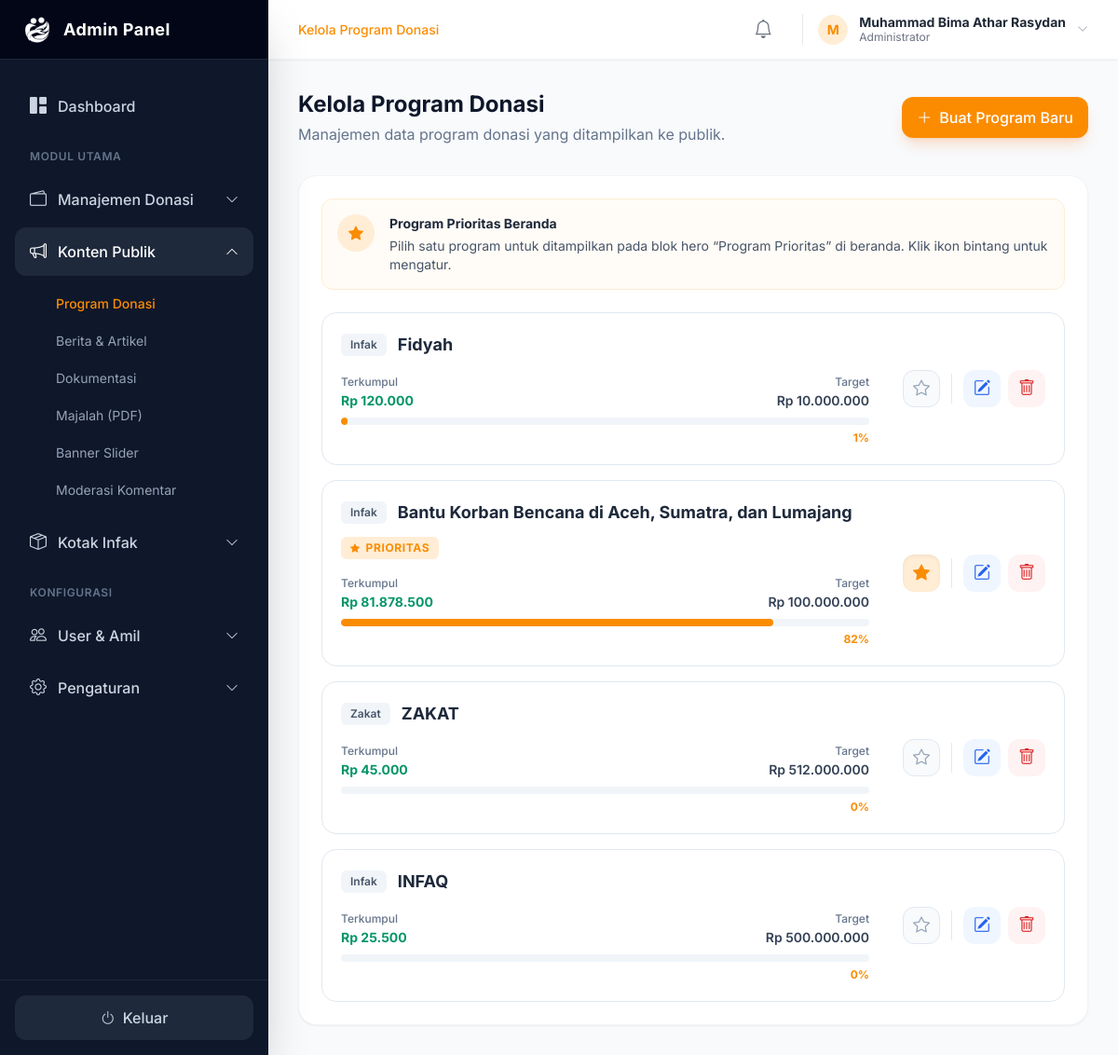
/admin/kelola_program.php (signed in), run on the app's committed database.
### tables this page shows
CREATE TABLE `program` (
  `id` int(11) NOT NULL,
  `nama_program` varchar(255) NOT NULL,
  `slug` varchar(255) DEFAULT NULL,
  `deskripsi` text NOT NULL,
  `kategori` enum('Infak','Zakat') NOT NULL DEFAULT 'Infak',
  `metode_pembayaran_ids` text DEFAULT NULL,
  `pilar` enum('PILAR PENDIDIKAN','PILAR DAKWAH','PILAR KESEHATAN','PILAR EKONOMI','PILAR SOSIAL KEMANUSIAAN','PROGRAM RUTIN') DEFAULT NULL,
  `gambar` varchar(255) DEFAULT 'placeholder.png',
  `target_donasi` decimal(15,2) NOT NULL DEFAULT 0.00,
  `donasi_terkumpul` decimal(15,2) NOT NULL DEFAULT 0.00,
  `views` int(11) NOT NULL DEFAULT 0,
  `created_at` timestamp NOT NULL DEFAULT current_timestamp()
);

CREATE TABLE `pengaturan` (
  `id` int(11) NOT NULL,
  `nama_pengaturan` varchar(100) NOT NULL,
  `nilai_pengaturan` text DEFAULT NULL
);

### admin/kelola_program.php (the view, shortened to what this page needs)
<?php
require_once '../includes/config.php';
$page_title = "Kelola Program Donasi";
require_once 'templates/header_admin.php';
$result_program = $mysqli->query("SELECT id, nama_program, kategori, target_donasi, donasi_terkumpul FROM program ORDER BY created_at DESC");
$priority_program_id = 0;
$stmt_priority = $mysqli->prepare("SELECT nilai_pengaturan FROM pengaturan WHERE nama_pengaturan = 'program_prioritas_beranda' LIMIT 1");
if ($stmt_priority) {
    $stmt_priority->execute();
    $priority_result = $stmt_priority->get_result();
    $priority_program_id = (int) (($priority_result ? $priority_result->fetch_assoc()['nilai_pengaturan'] : 0) ?? 0);
}
?>
    <div class="flex flex-col sm:flex-row sm:items-center justify-between gap-4 mb-8">
        <div>
            <h1 class="text-2xl font-display font-bold text-slate-900"><?php echo $page_title; ?></h1>
            <p class="text-slate-500 mt-1">Manajemen data program donasi yang ditampilkan ke publik.</p>
        </div>
        <div>
            <a href="tambah_program.php" class="inline-flex items-center gap-2 px-4 py-2.5 bg-primary-orange text-white font-medium rounded-xl hover:bg-orange-600 transition-all shadow-lg shadow-orange-500/20">
                <i class="bi bi-plus-lg"></i> Buat Program Baru
            </a>
        </div>
    </div>
    <div class="bg-white rounded-[20px] shadow-sm border border-slate-100 overflow-hidden">
        <div class="m-6 p-4 rounded-xl border border-orange-100 bg-orange-50/50 flex items-start gap-4">
            <div class="w-10 h-10 rounded-full bg-orange-100 text-primary-orange flex items-center justify-center shrink-0">
                <i class="bi bi-star-fill"></i>
            </div>
            <div>
                <h2 class="text-sm font-bold text-slate-800">Program Prioritas Beranda</h2>
                <p class="text-sm text-slate-600 mt-1">Pilih satu program untuk ditampilkan pada blok hero “Program Prioritas” di beranda. Klik ikon bintang untuk mengatur.</p>
            </div>
        </div>
        <div class="px-6 pb-6 space-y-4">
            <?php if ($result_program && $result_program->num_rows > 0): ?>
                <?php while($program = $result_program->fetch_assoc()):
                    $persentase = $program['target_donasi'] > 0 ? min(100, ($program['donasi_terkumpul'] / $program['target_donasi']) * 100) : 0;
                    $is_priority = (int) $program['id'] === $priority_program_id;
                ?>
                <div class="group flex flex-col md:flex-row items-start md:items-center gap-5 p-5 border border-slate-200 hover:border-orange-200 rounded-2xl bg-white hover:shadow-md transition-all">
                    <div class="flex-1 min-w-0 space-y-3">
                        <div class="flex items-center gap-3 flex-wrap">
                            <span class="inline-flex px-2.5 py-1 rounded-md bg-slate-100 text-slate-600 text-xs font-semibold">
                                <?php echo htmlspecialchars($program['kategori']); ?>
                            </span>
                            <h3 class="font-bold text-slate-800 text-lg truncate" title="<?php echo htmlspecialchars($program['nama_program']); ?>">
                                <?php echo htmlspecialchars($program['nama_program']); ?>
                            </h3>
                            <?php if ($is_priority): ?>
                                <span class="inline-flex items-center gap-1.5 px-2.5 py-1 rounded-md bg-orange-100 text-primary-orange text-xs font-bold uppercase tracking-wider">
                                    <i class="bi bi-star-fill text-[10px]"></i> Prioritas
                                </span>
                            <?php endif; ?>
                        </div>
                        <div class="max-w-xl">
                            <div class="flex justify-between items-end mb-2">
                                <div>
                                    <span class="text-xs text-slate-500 font-medium">Terkumpul</span>
                                    <p class="text-sm font-bold text-emerald-600">Rp <?php echo number_format($program['donasi_terkumpul'], 0, ',', '.'); ?></p>
                                </div>
                                <div class="text-right">
                                    <span class="text-xs text-slate-500 font-medium">Target</span>
                                    <p class="text-sm font-semibold text-slate-700">Rp <?php echo number_format($program['target_donasi'], 0, ',', '.'); ?></p>
                                </div>
                            </div>
                            <div class="w-full bg-slate-100 rounded-full h-2 overflow-hidden">
                                <div class="bg-primary-orange h-full rounded-full transition-all duration-1000" style="width: <?php echo $persentase; ?>%"></div>
                            </div>
                            <div class="text-right text-xs font-bold text-primary-orange mt-1.5"><?php echo round($persentase); ?>%</div>
                        </div>
                    </div>
                    <div class="flex items-center gap-2 md:pl-4 pt-4 md:pt-0 w-full md:w-auto border-t md:border-t-0 border-slate-100 justify-end shrink-0">
                        <form action="set_program_prioritas.php" method="POST" class="inline">
                            <button type="submit"
                                class="w-10 h-10 rounded-xl flex items-center justify-center transition-colors <?php echo $is_priority ? 'bg-orange-100 text-primary-orange hover:bg-orange-200 shadow-inner' : 'bg-slate-50 text-slate-400 hover:bg-slate-100 hover:text-slate-600 border border-slate-200'; ?>"
                                title="<?php echo $is_priority ? 'Cabut Prioritas' : 'Jadikan Prioritas'; ?>">
                                <i class="bi <?php echo $is_priority ? 'bi-star-fill' : 'bi-star'; ?> text-lg"></i>
                            </button>
                        </form>
                        <a href="edit_program.php?id=<?php echo $program['id']; ?>"
                            class="w-10 h-10 rounded-xl flex items-center justify-center bg-blue-50 text-blue-600 hover:bg-blue-100 transition-colors" title="Edit">
                            <i class="bi bi-pencil-square text-lg"></i>
                        </a>
                        <form action="hapus_program.php" method="POST" class="inline" onsubmit="return confirm('Anda yakin ingin menghapus program ini beserta semua data donasi terkait?');">
                            <button type="submit" class="w-10 h-10 rounded-xl flex items-center justify-center bg-red-50 text-red-600 hover:bg-red-100 transition-colors" title="Hapus">
                                <i class="bi bi-trash text-lg"></i>
                            </button>
                        </form>
                    </div>
                </div>
                <?php endwhile; ?>
            <?php endif; ?>
        </div>
    </div>
<?php require_once 'templates/footer_admin.php'; ?>

### admin/templates/header_admin.php (style rules this page uses)
body { font-family: 'Inter', sans-serif; background-color: #f8fafc; }

### data on the page
program: kategori "Infak", nama_program "Fidyah", donasi_terkumpul "120.000", target_donasi "10.000.000", persentase "1"
program: kategori "Infak", nama_program "Bantu Korban Bencana di Aceh, Sumatra, dan Lumajang", shows "PRIORITAS", donasi_terkumpul "81.878.500", target_donasi "100.000.000", persentase "82"
program: kategori "Zakat", nama_program "ZAKAT", donasi_terkumpul "45.000", target_donasi "512.000.000", persentase "0"
program: kategori "Infak", nama_program "INFAQ", donasi_terkumpul "25.500", target_donasi "500.000.000", persentase "0"

### other printed values
$page_title "Kelola Program Donasi"
substr($admin_nama_lengkap, 0, 1) "M"
$admin_nama_lengkap "Muhammad Bima Athar Rasydan"
